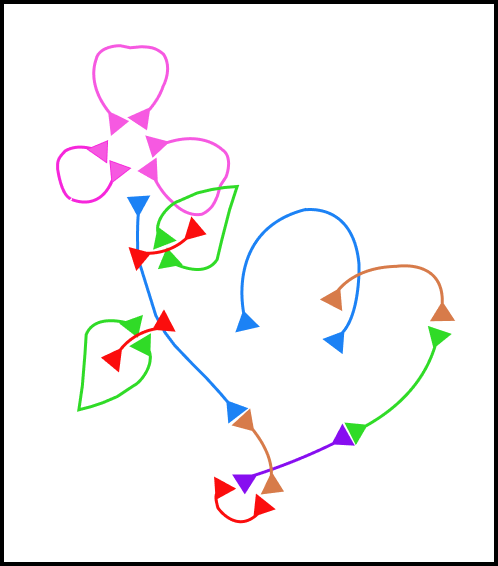
#> input picture Arrows_Level.png, 498 x 566 px, found by its file name
$ python extract_curves.py
#> lines starting #> are read from the running program, lines starting #| are printed output that depends on the picture; after the words box and inside, x2 and y2 are one past the last pixel; in counts of white or black regions, pixels touching at a corner belong together
import numpy as np
from PIL import Image
import scipy.ndimage as ndimage
import json

im = Image.open('Arrows_Level.png').convert('RGB')
arr = np.array(im)
h, w, _ = arr.shape
#> h = 566; w = 498

r, g, b = arr[:,:,0].astype(float), arr[:,:,1].astype(float), arr[:,:,2].astype(float)
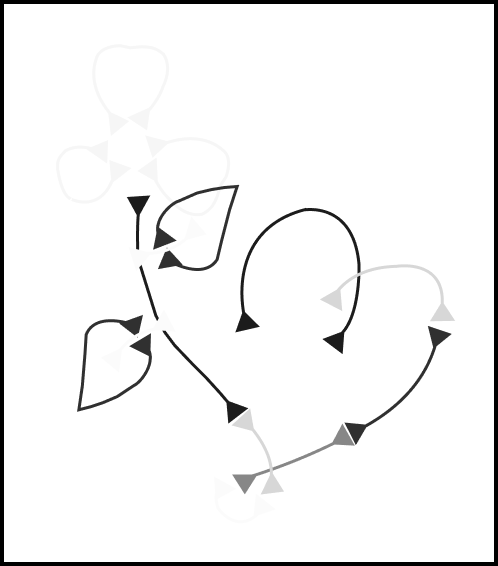
#> r: shape (566, 498) float64; min 0, max 255, mean 242.5
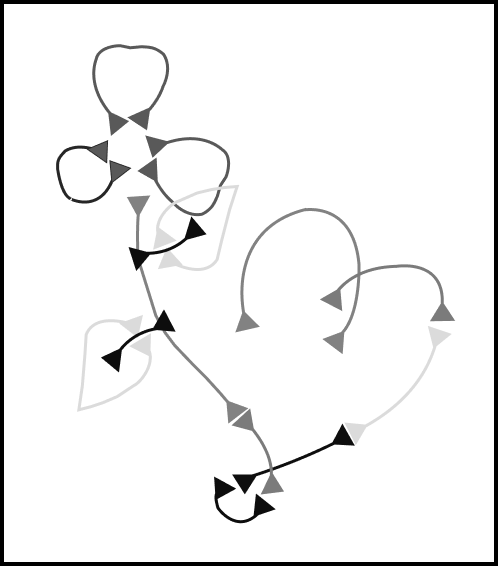
#> g: shape (566, 498) float64; min 0, max 255, mean 241
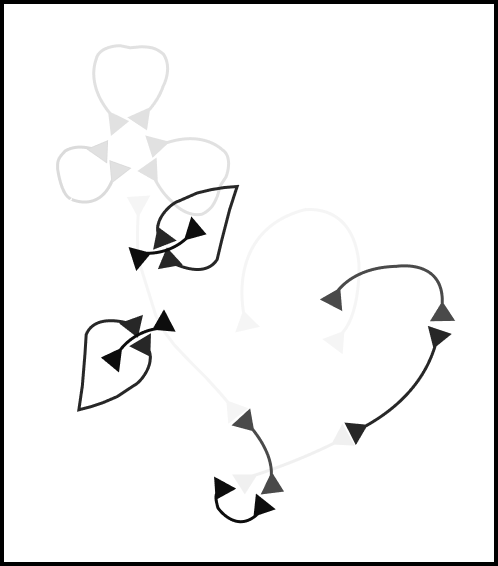
#> b: shape (566, 498) float64; min 0, max 255, mean 241.9
is_bg = (r > 200) & (g > 200) & (b > 200) & (np.abs(r - g) < 25) & (np.abs(g - b) < 25)
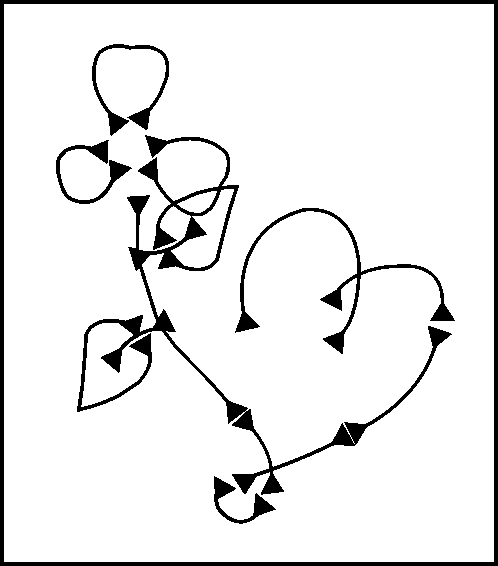
#> is_bg: shape (566, 498) bool; 91.9% white; 6 black regions, box (x1, y1, x2, y2) and area: (77, 135, 452, 495) 8846, (0, 0, 498, 566) 8448, (235, 208, 455, 354) 2526, (92, 44, 169, 136) 1236, (56, 140, 132, 204) 1056, (214, 476, 276, 524) 762
is_border = (r < 50) & (g < 50) & (b < 50)
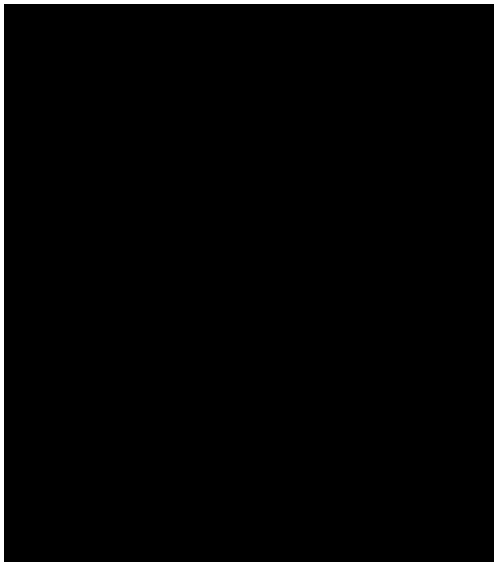
#> is_border: shape (566, 498) bool; 3% white; 1 white region, box (x1, y1, x2, y2) and area: (0, 0, 498, 566) 8448

# Mask inside the board
board_mask = np.zeros((h, w), dtype=bool)
board_mask[20:h-20, 20:w-20] = True
is_line = (~is_bg) & board_mask
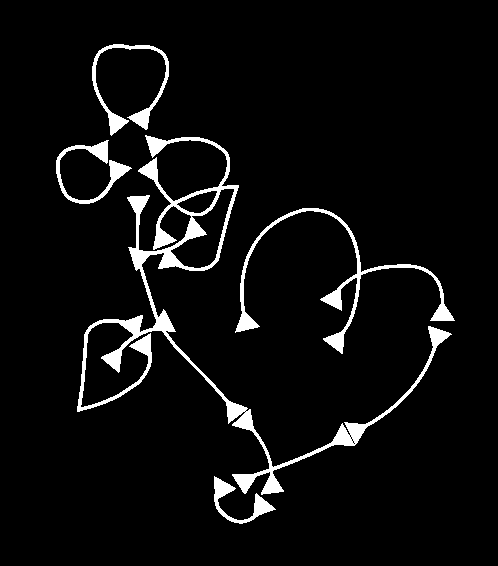
#> is_line: shape (566, 498) bool; 5.1% white; 5 white regions, box (x1, y1, x2, y2) and area: (77, 135, 452, 495) 8846, (235, 208, 455, 354) 2526, (92, 44, 169, 136) 1236, (56, 140, 132, 204) 1056, (214, 476, 276, 524) 762

# Helper to evaluate Catmull-Rom identical to Unity
def catmull_rom_eval(p0, p1, p2, p3, t):
    t2 = t * t
    t3 = t2 * t
    return 0.5 * (
        (2.0 * p1) +
        (-p0 + p2) * t +
        (2.0 * p0 - 5.0 * p1 + 4.0 * p2 - p3) * t2 +
        (-p0 + 3.0 * p1 - 3.0 * p2 + p3) * t3
    )

def evaluate_path(control_points, t):
    pts = np.array(control_points)
    n = len(pts)
    segment_count = n - 1
    t = np.clip(t, 0.0, 1.0)
    seg_float = t * segment_count
    seg = min(int(seg_float), segment_count - 1)
    local_t = seg_float - seg

    p1 = pts[seg]
    p2 = pts[seg + 1]
    p0 = 2 * pts[0] - pts[1] if seg == 0 else pts[seg - 1]
    p3 = 2 * pts[-1] - pts[-2] if seg + 2 >= n else pts[seg + 2]

    return catmull_rom_eval(p0, p1, p2, p3, local_t)

print("Helper ready")
